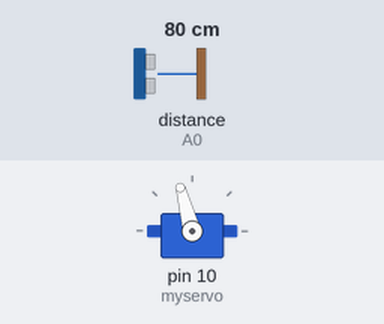
A sketch run on a simulated Arduino Uno, built with avr-gcc and run on an emulated ATmega328P. Parts: servo. The test bench sets the inputs (shaded band); at power-on: distance to the obstacle (sensor on A0) 80 cm. What the sketch prints to the serial monitor is not drawn.

Above: at 4.29 s.
4.3 s: distance to the obstacle (sensor on A0) set to 120 cm
At 4.9 s:
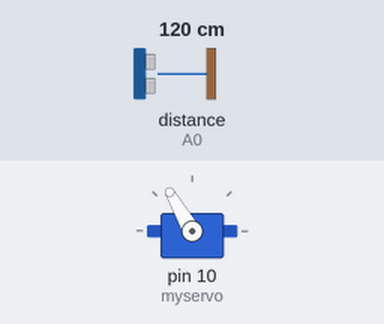
7.3 s: distance to the obstacle (sensor on A0) set to 2 cm
At 7.33 s:
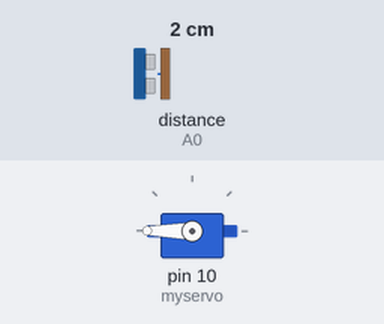
Timing chart, 0 to 16.3 s (numbered marks = the images above; inputs shaded):
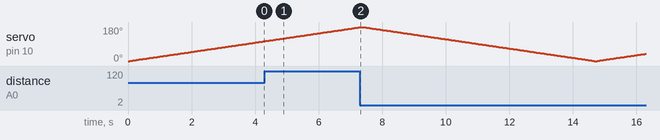

The sketch:

Lidar-final.ino
```cpp
#include <Servo.h>
#include <SharpIR.h>

#define ir A0
#define model 20150
SharpIR SharpIR(ir, model);

Servo myservo;
int pos = 0;
int start = 0;

void setup()
{
  Serial.begin(9600);
	myservo.attach(10);
  myservo.write(start);
}

void loop()
{
	for(pos = 0; pos <= 180; pos += 1)
	{
    int dis=SharpIR.distance();
    if (dis > 110) {
    Serial.print("Mean distance: ");
    Serial.print("110");
    Serial.println(" cm");
    }
    if (dis < 110) {
    Serial.print("Mean distance: ");
    Serial.print(dis);
    Serial.println(" cm");
    }
    Serial.write(pos);
    Serial.println(pos);
		myservo.write(pos);
		delay(20);
	}
	for(pos = 180; pos>=0; pos-=1)
	{
    int dis=SharpIR.distance();
    if (dis > 110) {
    Serial.print("Mean distance: ");
    Serial.print("110+");
    Serial.println(" cm");
    }
    if (dis < 110) {
    Serial.print("Mean distance: ");
    Serial.print(dis);
    Serial.println(" cm");
    }
    Serial.write(pos);
    Serial.println(pos);
		myservo.write(pos);
		delay(20);
	}
}
```
